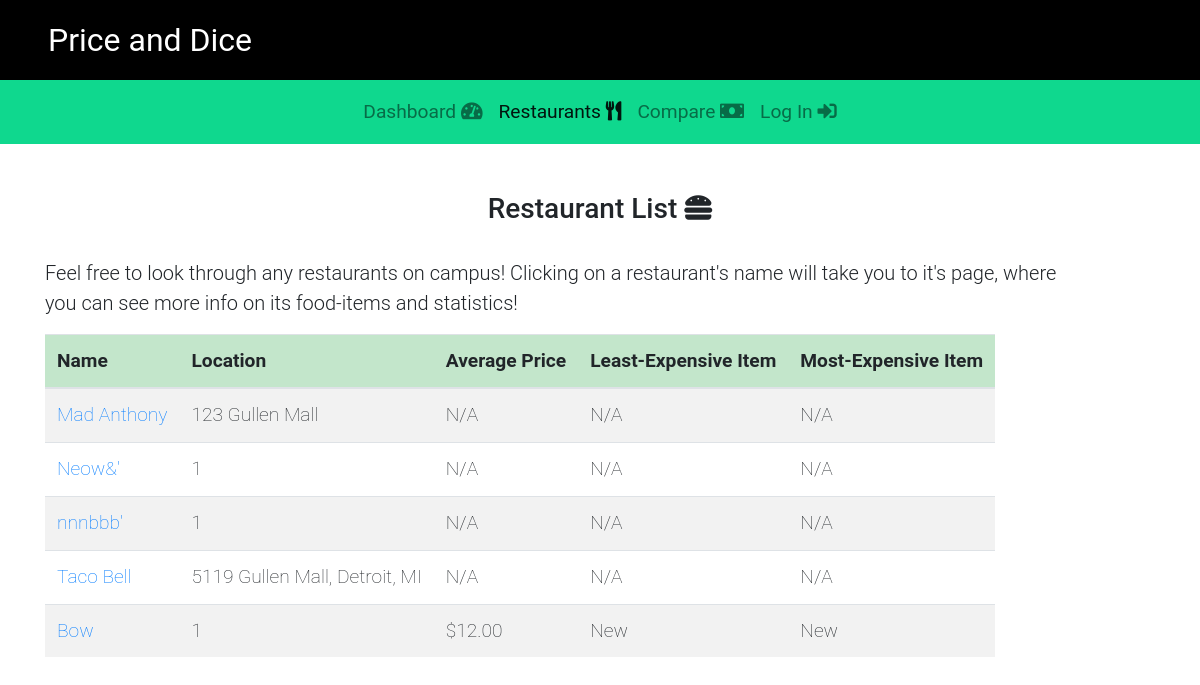
Before: /campus/restaurant_list/ with the older database file.
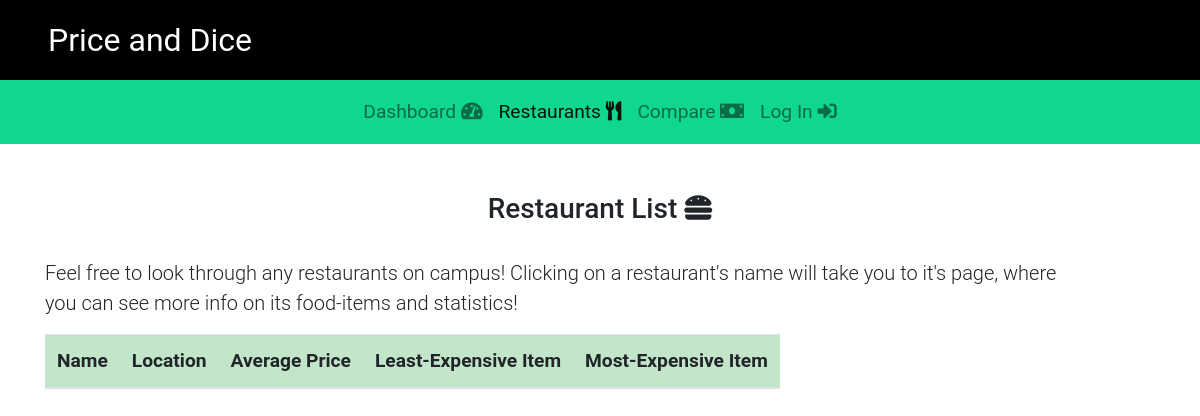
After: the same page with the newer database file.
### campus/models.py (models this page shows, shortened)
class Restaurant(models.Model):
    name = models.CharField(max_length=200)
    location = models.CharField(max_length=200)
    phone_number = models.CharField(max_length=20, default='(xxx) xxx-xxxx')
    description = models.CharField(max_length=300, default='No description added')
    sunday = models.CharField(max_length=20, default=DEFAULT_HOURS)
    monday = models.CharField(max_length=20, default=DEFAULT_HOURS)
    tuesday = models.CharField(max_length=20, default=DEFAULT_HOURS)
    wednesday = models.CharField(max_length=20, default=DEFAULT_HOURS)
    thursday = models.CharField(max_length=20, default=DEFAULT_HOURS)
    friday = models.CharField(max_length=20, default=DEFAULT_HOURS)
    saturday = models.CharField(max_length=20, default=DEFAULT_HOURS)
    item_list = models.ManyToManyField(Item)
    def get_average_price(self):
        item_list = self.item_list.all()
        if not item_list:
            return 'N/A'
        else:
            num_item_list =  0
            total_price = 0
            for i in item_list:
                num_item_list += 1
                total_price += i.price
            return float(total_price / num_item_list)
    def get_min_price(self):
        item_list = self.item_list.all()
        if not item_list:
            return 'N/A'
        else:
            min_price = item_list[0].price
            for i in item_list:
                if i.price < min_price:
                    min_price = i.price
            return min_price
    def get_max_price(self):
        item_list = self.item_list.all()
        if not item_list:
            return 'N/A'
        else:
            max_price = item_list[0].price
            for i in item_list:
                if i.price > max_price:
                    max_price = i.price
            return max_price
    def get_cheapest_item(self):
        item_list = self.item_list.all()
        if not item_list:
            return 'N/A'
        else:
            cheap_price = self.get_min_price()
            cheap_item = None
            for i in item_list:
                if i.price == cheap_price:
                    cheap_item = i.name
                    break
        return cheap_item
    def get_most_expensive(self):
        item_list = self.item_list.all()
        if not item_list:
            return 'N/A'
        else:
            high_price = self.get_max_price()
            expensive_item = None
            for i in item_list:
                if i.price == high_price:
                    expensive_item = i.name
                    break
        return expensive_item

class Item(models.Model):
    price = models.FloatField(default=0)
    name = models.CharField(max_length=50)
    description = models.CharField(max_length=100, default='No description')

### campus/views.py (the view)
# urls.py: path('restaurant_list/', views.restaurant_list, name='restaurant_list'),
def restaurant_list(request, context = {}):
    restaurant_list = Restaurant.objects.all()
    context['restaurant_list'] = restaurant_list
    return render(request, 'campus/restaurant-list.html', context)

### campus/templates/campus/restaurant-list.html (shortened to what this page needs)
{% extends "./base.html" %}
{% block restaurant_list_link %}
<li class="nav-item active">
     <a class="nav-link active" href="{% url 'campus:restaurant_list' %}">
     Restaurants <i class="fas fa-utensils"></i></p></a>
</li>
{% endblock%}
{% block body %}
<div class="container content-top">
     <h3 class="text-center">
          Restaurant List  <i class="fas fa-hamburger"></i>
     </h3>
     <br>
     <div class="row">
          <div class="col-lg-11">
               <p class="lead">
                    Feel free to look through any restaurants on campus! Clicking on a restaurant's
                    name will take you to it's page, where you can see more info on its food-items and
                    statistics!
               </p>
          </div>
     </div>
     <div class="row">
          <div class="col-lg-12">
               <table class="table table-large
               table-weight-low table-hover table-responsive table-striped">
                    <thead>
                         <tr class="table-success">
                              <th>Name</th>
                              <th>Location</th>
                              <th>Average Price</th>
                              <th>Least-Expensive Item</th>
                              <th>Most-Expensive Item</th>
                         </tr>
                    </thead>
                    <tbody>
                         {% for restaurant in restaurant_list %}
                         <tr>
                              <td><a href="{% url 'campus:restaurant_detail' restaurant.id %}">{{restaurant.name}}</a></td>
                              <td>{{restaurant.location}}</td>
                              <td>
                                   {% if restaurant.get_average_price != 'N/A' %}
                                   ${{restaurant.get_average_price | floatformat:2}}
                                   {% else %}
                                   {{restaurant.get_average_price}}
                                   {% endif %}
                              </td>
                              <td>{{restaurant.get_cheapest_item}}</td>
                              <td>{{restaurant.get_most_expensive}}</td>
                         </tr>
                         {% endfor %}
                    </tbody>
               </table>
          </div>
     </div>
</div>
{% endblock %}

Changed rows visible on the page:
removed Restaurant: name "Mad Anthony", location "123 Gullen Mall", get_average_price "N/A", get_cheapest_item "N/A", get_most_expensive "N/A"
removed Restaurant: name "Neow&'", location "1", get_average_price "N/A", get_cheapest_item "N/A", get_most_expensive "N/A"
removed Restaurant: name "nnnbbb'", location "1", get_average_price "N/A", get_cheapest_item "N/A", get_most_expensive "N/A"
removed Restaurant: name "Taco Bell", location "5119 Gullen Mall, Detroit, MI", get_average_price "N/A", get_cheapest_item "N/A", get_most_expensive "N/A"
removed Restaurant: name "Bow", location "1", get_average_price "12.00", get_cheapest_item "New", get_most_expensive "New"
